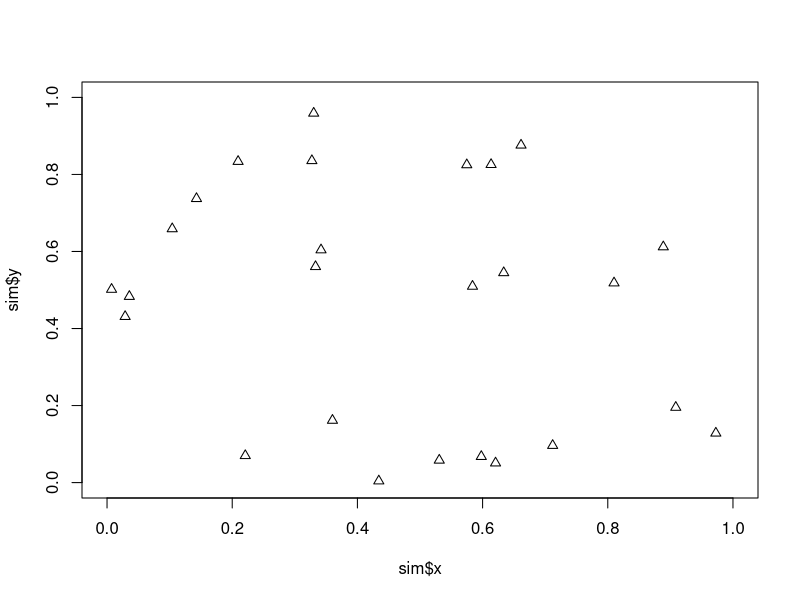
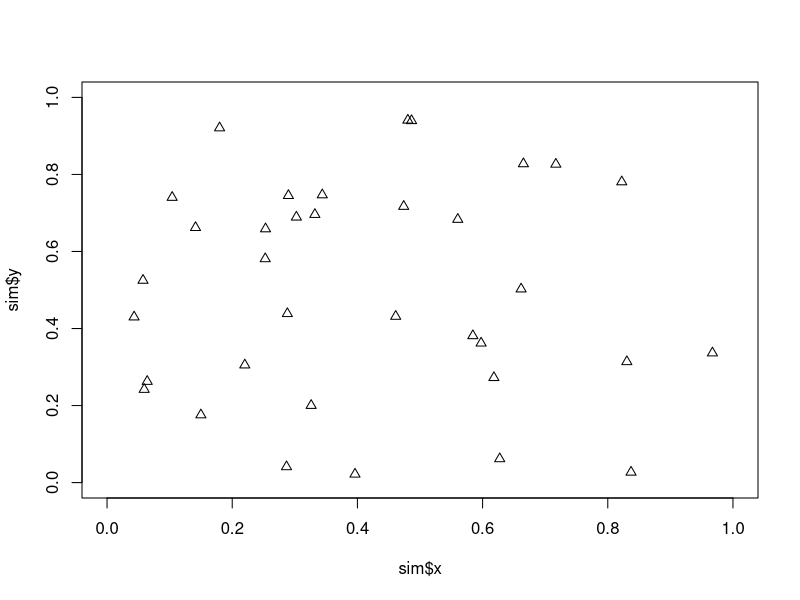

Generate these figures, in order, with R: (Note: this script raises an error after producing the figures.)
# 1.
lambda = 36
# (b)
sizeA <- 0.4^2; sizeD <- 0.2^2; sizeB <- sizeA - sizeD
cat(sprintf("The probability of exactly 4 trees in the two squares simultaneously\n\t= %f\n",
		sum(sapply(0:4, function(k) dpois(k, lambda * sizeD) * dpois(4 - k, lambda * sizeB)^2))))

# (c) Plot simulated trees
simTrees <- function(lambda) {
	N <- rpois(1, lambda * 1^2) # Number of points
	# Conditioning on N, the location of points are uniformly distributed
	list(x = runif(N, 0, 1), y = runif(N, 0, 1))
}
plotSim <- function(sim) plot(x = sim$x, y = sim$y, pch = 2, xlim = c(0, 1), ylim = c(0, 1))

plotSim(simTrees(lambda))

# (d) Sample lambda from posterior in (c)
alpha_1 <- 36; beta_1 <- 1
rlambda <- function() rgamma(1, alpha_1, beta_1)
plotSim(simTrees(rlambda()))

# (e)
calcX <- function(sim) {
	points <- mapply(list, sim$x, sim$y, SIMPLIFY = FALSE)
	distances <- outer(points, points, function(a, b)
		mapply(function(a, b) (b[[1]] - a[[1]])^2 + (b[[2]] - a[[2]])^2, a, b))
	diag(distances) <- NA
	minDistances <- sqrt(apply(distances, 1, min, na.rm = TRUE))
	mean(minDistances)
}
calcX(sim)
Xs <- replicate(1000, calcX(simTrees(rlambda())))
hist(Xs, probability = T)

		       
# 2.
# Table 1
state <- c(1, 3, 2, 3, 1, 2, 1, 3, 1, 2)
duration <- c(6.83, 4.01, 6.63, 0.44, 5.11, 0.29, 2.87, 1.3, 4.76, 1.92)
D <- matrix(c(state, duration), nrow = 10)
colnames(D) <- c("state", "duration")

# The embedded matrix. 
Ptilde <- matrix(c(0, 0.5, 0.5, 0.5, 0, 0.5, 0.5, 0.5, 0), nrow = 3)

# a) Generator matrix Q.
q <- c(1/5, 1, 1/2)
Q <- matrix(c(-1/5, 1/2, 1/4, 1/10, -1, 1/4, 1/10, 1/2, -1/2), nrow = 3)

# The limiting distribution is obtained by taking e^(tQ) with a big t.
library(expm)
print(expm(50*Q))

# b) Joint distribution for the parameters. 
# The priors for the q's.
rq_1 <- function() rgamma(1, 1, q[1])
rq_2 <- function() rgamma(1, 1, q[2])
rq_3 <- function() rgamma(1, 1, q[3])

# The priors for Ptilde. (Same prior for p_12, p_21 and p_31)
rp <- function() rbeta(1, 1/2, 1/2)

# The product of the q's multiplied with the rows of Ptilde. (Fel?)
jointPosterior <- function(rq_1, rq_2, rq_3, rp) rq_1 * rq_2 * rq_3 * rp
posteriorSim <- c()
for (i in 1:1000){
  posteriorSim[i] <- jointPosterior(rq_1(), rq_2(), rq_3(), rp())
}
plot(posteriorSim)

# Posterior = [q1 * 0, q1 * p12, q1 * p12,
#              q2 * p21, q2 * 0, q2 * p21,
#              q3 * p31, q3 * p31, q3 * 0]? 

# c) Based on this posterior, simulate from an 
